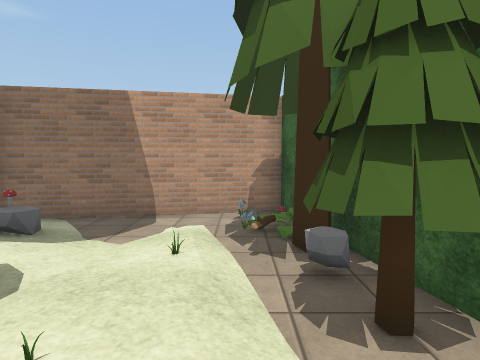
View 1 (above)

19 first-person views from a walk through a Unity game level. The camera is 1.3 m above the floor, tilts 4° down and sees 75° across. The floor is counted in squares, 1 m on a side. Each view is taken from the middle of a square. On the plan, view 1 faces up. The plan holds only what a view shows up to about 14 squares ahead; the rest is blank. The place goes on beyond the plan. Some surface patterns are stand-ins.

View 2
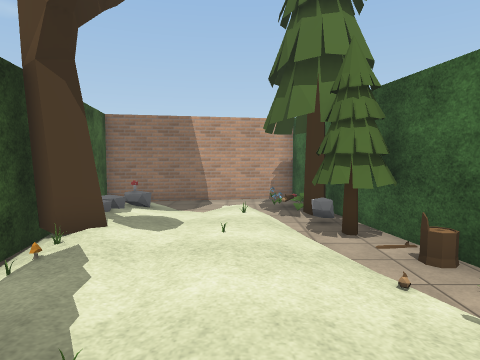

View 3
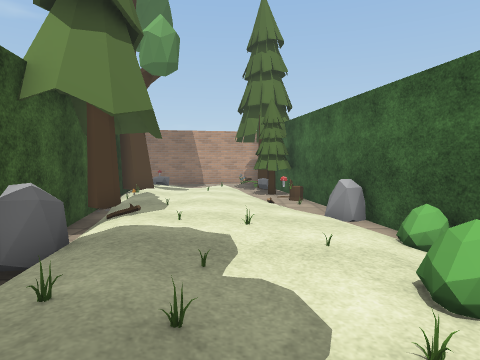

View 4
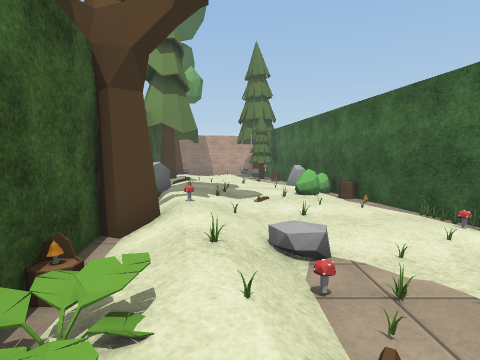

View 5
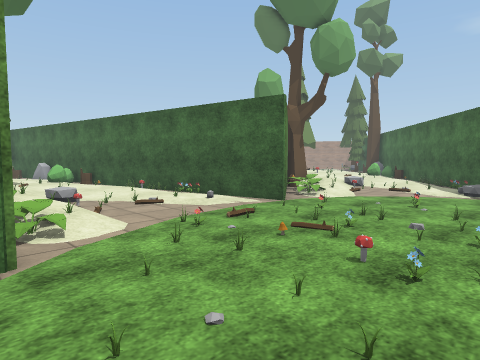

View 6
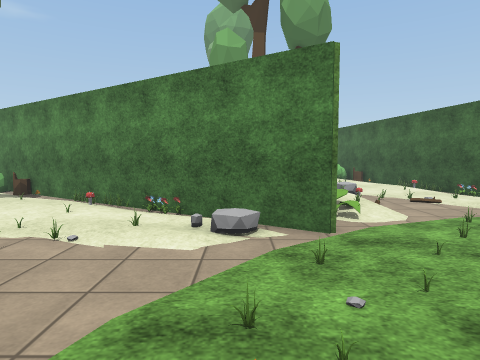

View 7
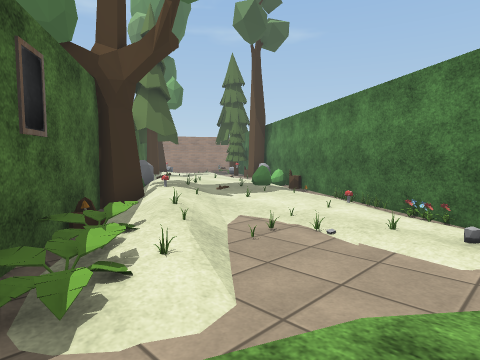

View 8
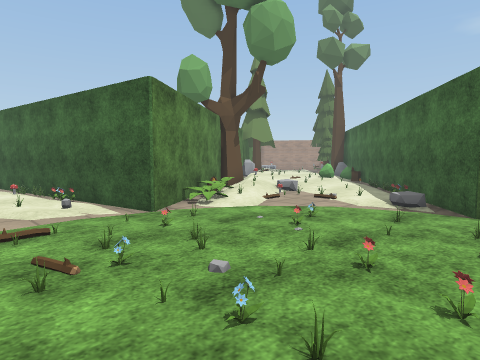

View 9
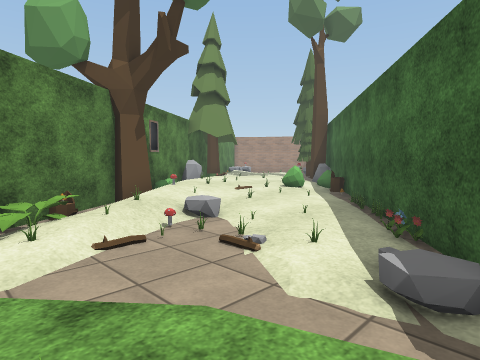

View 10
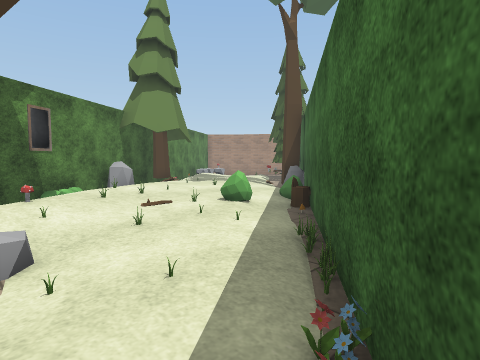

View 11
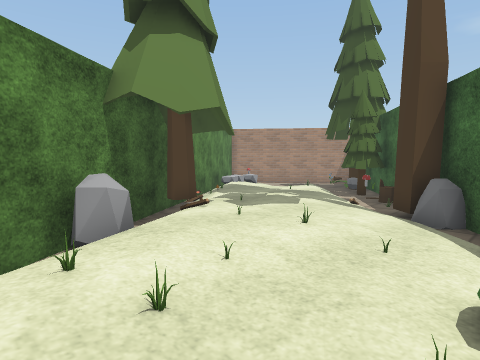

View 12
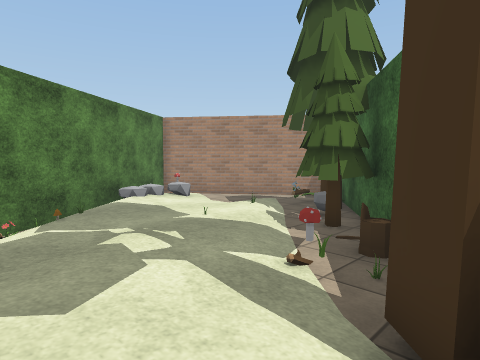

View 13
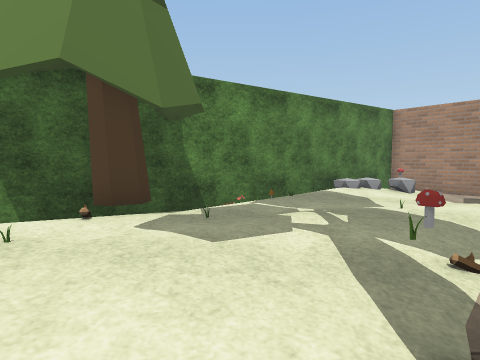

View 14
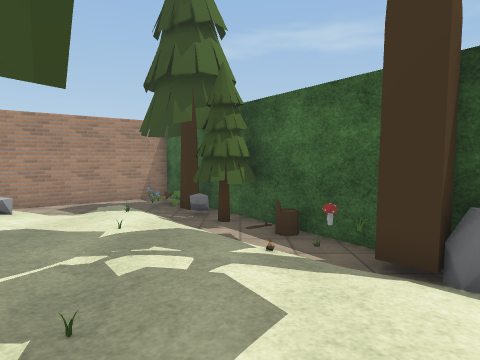

View 15
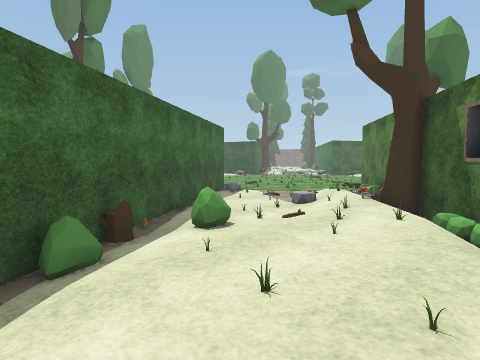

View 16
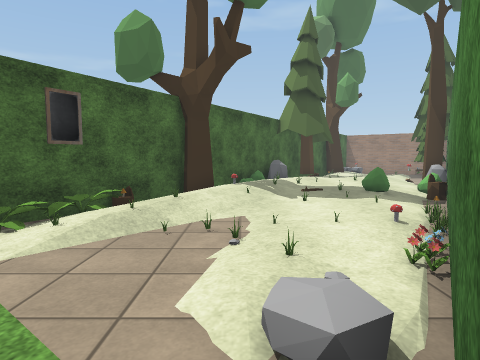

View 17
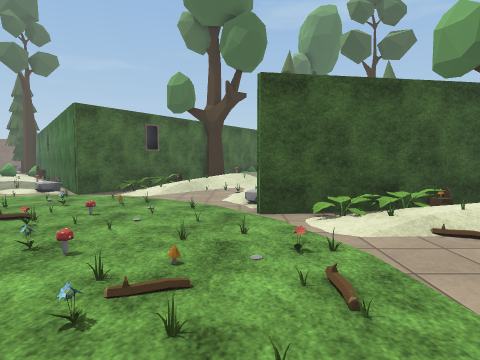

View 18
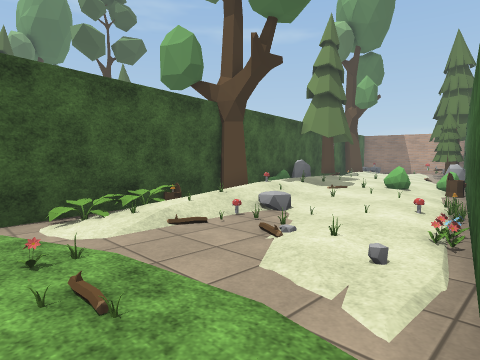

View 19
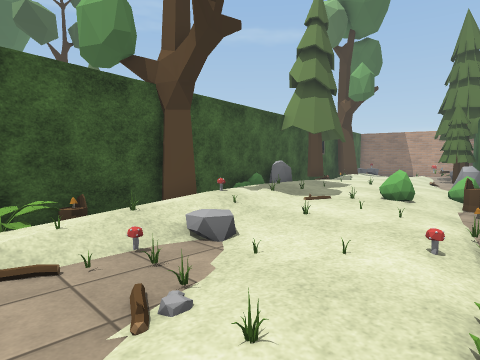

### Floor plan
Key: @ floor where view 1 was taken; # wall or solid block; . main floor; : floor 0.25 m higher than the main floor; + floor 0.5 m higher than the main floor; / step, stairs or slope; T tree; B bush; S stump; M mushroom; F flower; O other object.
Columns run from 15 left of view 1 to 33 right of it. Each row starts with its distance up from view 1.
  9              ####
  8          #####..#
  7          #....../
  6          # O..:O/#
  5            /..:OT#
  4            /::O.O#
  3            ::::/T#
  2           #T::O/TT#
  1           #T::::.O#
  0            :O::@/O#
 -1            O::::O.#
 -2            #:O:::.#                        ##
 -3            #T::::.O                      #####
 -4            #T/::::.#                    ##:O.##
 -5            #/+OO::B#                  ##//:...#
 -6            #O+++O:B#                 ##/:::...##
 -7            #O+++::.S                #OOO:::::..##
 -8             O++O:B.#              ##/O:::::OOO.##
 -9             #O+OO::#             #TT::::O:/.TT##
-10             #/O::O:.#          ##//:O::::/TO##
-11 T#          #/+/O:OO#         ##O/+:::::/.T##
-12 O.##        #TOO::::#        O#+++O+:::M S#
-13 ::BB#       ##///.OM#      ##/OO+++O::OT##
-14  :::S##      #/O/O..#     #TT/OOO:::::OT#
-15 ::::B.##     SM/MO.O#    SO O///::O:/.#
-16 ++::B:OO##   #/OO....# ##//+O/::OB: B#
-17 +++:O:::O##  #/O.....###//O//:OO:.S##
-18 O+O+::O:O:F### ......#./OOO..::O/##
-19 O +O/:..O.O.###.FOOOOO....OOOO:O##
-20 ##/OO+/..O......O.OFO........:O#
-21  ## T///OO...O.OOO.OO..O...OO##
-22     #//OO.....OO.MO...O...O.##
-23     ###//O.OOOOO.FOFOOO.O.##
-24       #O//....OOO..O.F.O..#
-25         ##...O.  . .F.

Where each view was taken, in squares from view 1:
view 1: 0 up, 0 right, facing up
view 2: 4 down, 1 left, facing up
view 3: 11 down, 0 right, facing up
view 4: 18 down, 0 right, facing up
view 5: 24 down, 2 left, facing up-right
view 6: 25 down, 3 left, facing up
view 7: 25 down, 3 left, facing up-left
view 8: 25 down, 2 right, facing up-right
view 9: 23 down, 8 right, facing up-right
view 10: 22 down, 12 right, facing up-right
view 11: 16 down, 15 right, facing up-right
view 12: 14 down, 21 right, facing up-right
view 13: 15 down, 22 right, facing up
view 14: 11 down, 19 right, facing right
view 15: 11 down, 22 right, facing down-left
view 16: 20 down, 1 left, facing left
view 17: 20 down, 6 right, facing left
view 18: 20 down, 6 right, facing up-left
view 19: 17 down, 5 right, facing up-left
